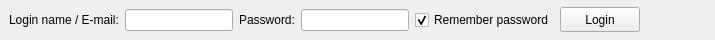
<?xml version="1.0" encoding="UTF-8"?>
<ui version="4.0">
 <class>LoginWidget</class>
 <widget class="QStackedWidget" name="LoginWidget">
  <property name="geometry">
   <rect>
    <x>0</x>
    <y>0</y>
    <width>715</width>
    <height>40</height>
   </rect>
  </property>
  <property name="minimumSize">
   <size>
    <width>0</width>
    <height>30</height>
   </size>
  </property>
  <property name="windowTitle">
   <string notr="true">StackedWidget</string>
  </property>
  <property name="currentIndex">
   <number>0</number>
  </property>
  <widget class="QWidget" name="page">
   <layout class="QHBoxLayout" name="horizontalLayout">
    <property name="topMargin">
     <number>0</number>
    </property>
    <property name="bottomMargin">
     <number>0</number>
    </property>
    <item>
     <widget class="QLabel" name="label">
      <property name="sizePolicy">
       <sizepolicy hsizetype="Maximum" vsizetype="Maximum">
        <horstretch>0</horstretch>
        <verstretch>0</verstretch>
       </sizepolicy>
      </property>
      <property name="text">
       <string>Login name / E-mail:</string>
      </property>
     </widget>
    </item>
    <item>
     <widget class="QLineEdit" name="login">
      <property name="sizePolicy">
       <sizepolicy hsizetype="Minimum" vsizetype="Maximum">
        <horstretch>0</horstretch>
        <verstretch>0</verstretch>
       </sizepolicy>
      </property>
     </widget>
    </item>
    <item>
     <widget class="QLabel" name="label_2">
      <property name="sizePolicy">
       <sizepolicy hsizetype="Maximum" vsizetype="Maximum">
        <horstretch>0</horstretch>
        <verstretch>0</verstretch>
       </sizepolicy>
      </property>
      <property name="text">
       <string>Password:</string>
      </property>
     </widget>
    </item>
    <item>
     <widget class="QLineEdit" name="password">
      <property name="sizePolicy">
       <sizepolicy hsizetype="Minimum" vsizetype="Maximum">
        <horstretch>0</horstretch>
        <verstretch>0</verstretch>
       </sizepolicy>
      </property>
      <property name="echoMode">
       <enum>QLineEdit::Password</enum>
      </property>
     </widget>
    </item>
    <item>
     <widget class="QCheckBox" name="rememberPassword">
      <property name="sizePolicy">
       <sizepolicy hsizetype="Minimum" vsizetype="Maximum">
        <horstretch>0</horstretch>
        <verstretch>0</verstretch>
       </sizepolicy>
      </property>
      <property name="text">
       <string>Remember password</string>
      </property>
      <property name="checked">
       <bool>true</bool>
      </property>
     </widget>
    </item>
    <item>
     <widget class="QPushButton" name="loginButton">
      <property name="sizePolicy">
       <sizepolicy hsizetype="Maximum" vsizetype="Maximum">
        <horstretch>0</horstretch>
        <verstretch>0</verstretch>
       </sizepolicy>
      </property>
      <property name="minimumSize">
       <size>
        <width>0</width>
        <height>25</height>
       </size>
      </property>
      <property name="text">
       <string>Login</string>
      </property>
      <property name="icon">
       <iconset resource="images_rc.qrc">
        <normaloff>:/images/images/login.png</normaloff>:/images/images/login.png</iconset>
      </property>
     </widget>
    </item>
    <item>
     <spacer name="horizontalSpacer">
      <property name="orientation">
       <enum>Qt::Horizontal</enum>
      </property>
      <property name="sizeHint" stdset="0">
       <size>
        <width>469</width>
        <height>23</height>
       </size>
      </property>
     </spacer>
    </item>
   </layout>
  </widget>
  <widget class="QWidget" name="page">
   <layout class="QHBoxLayout" name="horizontalLayout_2">
    <property name="topMargin">
     <number>0</number>
    </property>
    <property name="bottomMargin">
     <number>0</number>
    </property>
    <item>
     <spacer name="horizontalSpacer_2">
      <property name="orientation">
       <enum>Qt::Horizontal</enum>
      </property>
      <property name="sizeHint" stdset="0">
       <size>
        <width>465</width>
        <height>20</height>
       </size>
      </property>
     </spacer>
    </item>
    <item>
     <widget class="QLabel" name="label_3">
      <property name="sizePolicy">
       <sizepolicy hsizetype="Preferred" vsizetype="Maximum">
        <horstretch>0</horstretch>
        <verstretch>0</verstretch>
       </sizepolicy>
      </property>
      <property name="text">
       <string>Logging in...</string>
      </property>
     </widget>
    </item>
    <item>
     <widget class="QLabel" name="progressLabel">
      <property name="sizePolicy">
       <sizepolicy hsizetype="Preferred" vsizetype="Maximum">
        <horstretch>0</horstretch>
        <verstretch>0</verstretch>
       </sizepolicy>
      </property>
      <property name="minimumSize">
       <size>
        <width>32</width>
        <height>32</height>
       </size>
      </property>
      <property name="text">
       <string/>
      </property>
      <property name="pixmap">
       <pixmap resource="images_rc.qrc">:/images/images/loading.gif</pixmap>
      </property>
     </widget>
    </item>
    <item>
     <widget class="QPushButton" name="cancelButton">
      <property name="minimumSize">
       <size>
        <width>0</width>
        <height>25</height>
       </size>
      </property>
      <property name="text">
       <string>Cancel</string>
      </property>
      <property name="icon">
       <iconset resource="images_rc.qrc">
        <normaloff>:/images/images/clear.png</normaloff>:/images/images/clear.png</iconset>
      </property>
     </widget>
    </item>
   </layout>
  </widget>
  <widget class="QWidget" name="page_2">
   <layout class="QHBoxLayout" name="horizontalLayout_3">
    <property name="topMargin">
     <number>0</number>
    </property>
    <property name="bottomMargin">
     <number>0</number>
    </property>
    <item>
     <spacer name="horizontalSpacer_3">
      <property name="orientation">
       <enum>Qt::Horizontal</enum>
      </property>
      <property name="sizeHint" stdset="0">
       <size>
        <width>355</width>
        <height>20</height>
       </size>
      </property>
     </spacer>
    </item>
    <item>
     <widget class="QLabel" name="username">
      <property name="sizePolicy">
       <sizepolicy hsizetype="Preferred" vsizetype="Maximum">
        <horstretch>0</horstretch>
        <verstretch>0</verstretch>
       </sizepolicy>
      </property>
      <property name="text">
       <string notr="true">You are logged in as %USERNAME%</string>
      </property>
     </widget>
    </item>
    <item>
     <widget class="QPushButton" name="logoutButton">
      <property name="sizePolicy">
       <sizepolicy hsizetype="Minimum" vsizetype="Maximum">
        <horstretch>0</horstretch>
        <verstretch>0</verstretch>
       </sizepolicy>
      </property>
      <property name="minimumSize">
       <size>
        <width>0</width>
        <height>25</height>
       </size>
      </property>
      <property name="text">
       <string>Logout</string>
      </property>
      <property name="icon">
       <iconset resource="images_rc.qrc">
        <normaloff>:/images/images/login.png</normaloff>:/images/images/login.png</iconset>
      </property>
     </widget>
    </item>
   </layout>
  </widget>
 </widget>
 <resources>
  <include location="images_rc.qrc"/>
 </resources>
 <connections>
  <connection>
   <sender>loginButton</sender>
   <signal>released()</signal>
   <receiver>LoginWidget</receiver>
   <slot>logIn()</slot>
   <hints>
    <hint type="sourcelabel">
     <x>683</x>
     <y>31</y>
    </hint>
    <hint type="destinationlabel">
     <x>345</x>
     <y>149</y>
    </hint>
   </hints>
  </connection>
  <connection>
   <sender>logoutButton</sender>
   <signal>released()</signal>
   <receiver>LoginWidget</receiver>
   <slot>logOut()</slot>
   <hints>
    <hint type="sourcelabel">
     <x>639</x>
     <y>149</y>
    </hint>
    <hint type="destinationlabel">
     <x>345</x>
     <y>149</y>
    </hint>
   </hints>
  </connection>
  <connection>
   <sender>cancelButton</sender>
   <signal>released()</signal>
   <receiver>LoginWidget</receiver>
   <slot>cancel()</slot>
   <hints>
    <hint type="sourcelabel">
     <x>662</x>
     <y>149</y>
    </hint>
    <hint type="destinationlabel">
     <x>357</x>
     <y>149</y>
    </hint>
   </hints>
  </connection>
  <connection>
   <sender>login</sender>
   <signal>returnPressed()</signal>
   <receiver>loginButton</receiver>
   <slot>click()</slot>
   <hints>
    <hint type="sourcelabel">
     <x>246</x>
     <y>32</y>
    </hint>
    <hint type="destinationlabel">
     <x>683</x>
     <y>31</y>
    </hint>
   </hints>
  </connection>
  <connection>
   <sender>password</sender>
   <signal>returnPressed()</signal>
   <receiver>loginButton</receiver>
   <slot>click()</slot>
   <hints>
    <hint type="sourcelabel">
     <x>431</x>
     <y>32</y>
    </hint>
    <hint type="destinationlabel">
     <x>683</x>
     <y>31</y>
    </hint>
   </hints>
  </connection>
  <connection>
   <sender>rememberPassword</sender>
   <signal>stateChanged(int)</signal>
   <receiver>LoginWidget</receiver>
   <slot>rememberChange()</slot>
   <hints>
    <hint type="sourcelabel">
     <x>498</x>
     <y>17</y>
    </hint>
    <hint type="destinationlabel">
     <x>518</x>
     <y>36</y>
    </hint>
   </hints>
  </connection>
 </connections>
 <slots>
  <slot>logIn()</slot>
  <slot>logOut()</slot>
  <slot>cancel()</slot>
  <slot>rememberChange()</slot>
 </slots>
</ui>
